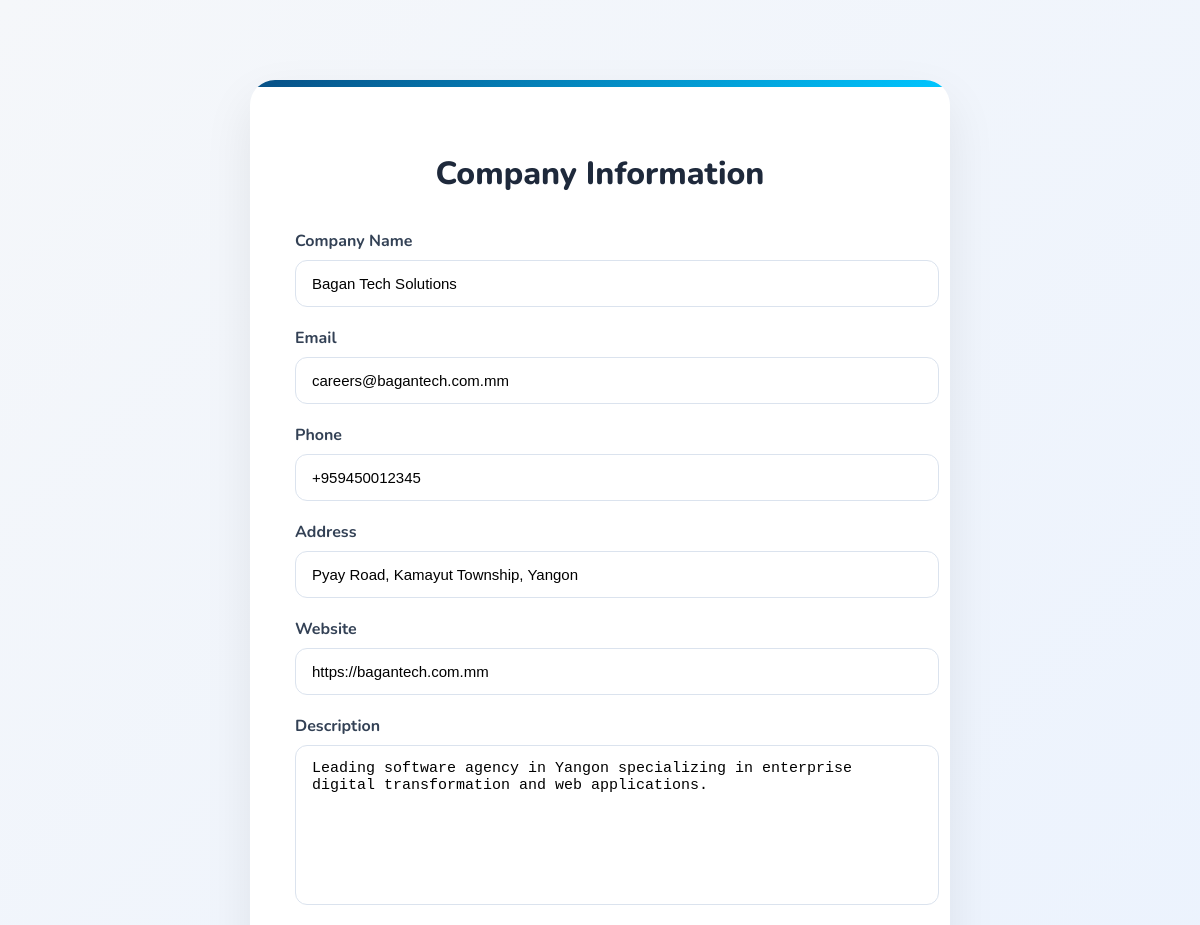
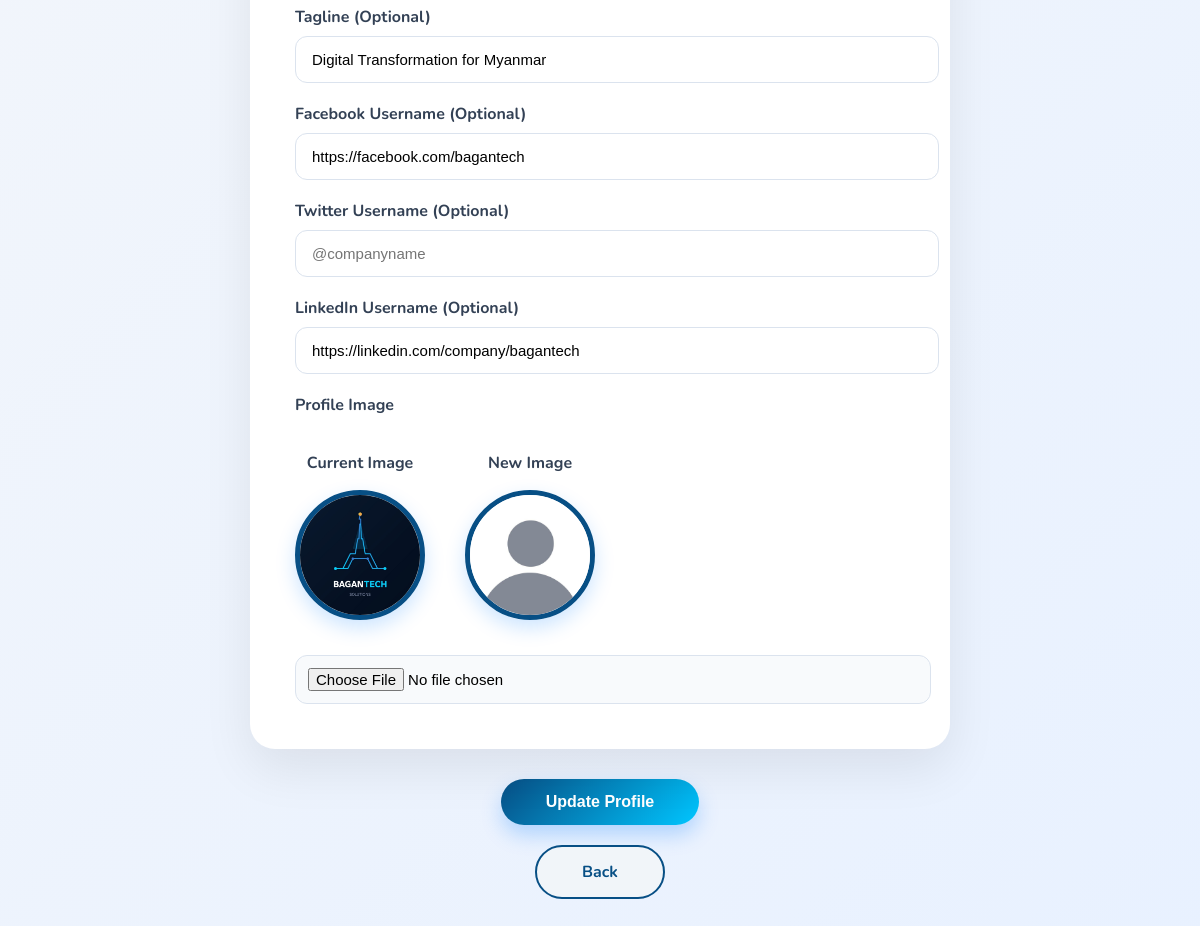
The page /editcompanyprofile/5/ on the database its author committed (2 pictures, top to bottom).
### myapp/models.py (models this page shows, shortened)
class Company(models.Model):
    company_name = models.CharField(max_length=200)
    email = models.EmailField(unique=True)
    password = models.CharField(max_length=255)
    EMAIL_PROVIDER = [
        ('gmail', 'Gmail'),
        ('outlook', 'Outlook'),
        ('custom', 'Custom'),
    ]
    email_provider = models.CharField(
        max_length=20,
        choices=EMAIL_PROVIDER,
        default='gmail'
    )
    email_app_password = models.CharField(
    max_length=255,
    blank=True,
    null=True
)
    smtp_host = models.CharField(
        max_length=255,
        blank=True,
        null=True
    )
    smtp_port = models.IntegerField(
        default=587
    )
    phone = models.CharField(max_length=15)
    description = models.TextField()
    website = models.URLField(blank=True)
    address = models.TextField()
    profile_image = models.ImageField(upload_to='profile/', blank=True, null=True)
    tagline = models.CharField(max_length=255, blank=True, null=True)
    facebook = models.CharField(max_length=255, blank=True, null=True)
    twitter = models.CharField(max_length=255, blank=True, null=True)
    linkedin = models.CharField(max_length=255, blank=True, null=True)

### myapp/views.py (the view, shortened to what this page needs)
# urls.py: path('editcompanyprofile/<int:id>/', edit_company_profile, name='editcompanyprofile'),
def edit_company_profile(request, id):
    company = Company.objects.get(id=id)
    return render(
        request,
        'edit_company_profile.html',
        {
            'company': company,
        }
    )

### templates/edit_company_profile.html (shortened to what this page needs)
{% load static %}
<!DOCTYPE html>
<html lang="en">
<head>
    <link rel="stylesheet" href="{% static 'css/editcompanyprofile.css' %}">
</head>
<body>
    <form method="POST" enctype="multipart/form-data">
<div class="card">
<h2>Company Information</h2>
<label>Company Name</label>
<input type="text"
       name="company_name"
       value="{{ company.company_name }}"
       required>
<label>Email</label>
<input type="email"
        name="email"
       value="{{ company.email }}"
       required>
<label>Phone</label>
<input type="text"
       name="phone"
       value="{{ company.phone }}">
       <label>Address</label>
<input type="text"
       name="address"
       value="{{ company.address }}">
<label>Website</label>
<input type="text"
       name="website"
       value="{{ company.website }}">
<label>Description</label>
<textarea name="description">
{{ company.description }}
</textarea>
    <label>Tagline (Optional)</label>
    <input type="text"
           name="tagline"
           class="form-control"
           value="{{ company.tagline|default:'' }}"
           placeholder="e.g. Building better careers">
    <label>Facebook Username (Optional)</label>
    <input type="text"
           name="facebook"
           class="form-control"
           value="{{ company.facebook|default:'' }}"
           placeholder="companyname">
    <label>Twitter Username (Optional)</label>
    <input type="text"
           name="twitter"
           class="form-control"
           value="{{ company.twitter|default:'' }}"
           placeholder="@companyname">
    <label>LinkedIn Username (Optional)</label>
    <input type="text"
           name="linkedin"
           class="form-control"
           value="{{ company.linkedin|default:'' }}"
           placeholder="companyname">
<label>Profile Image</label>
<div class="image-preview-container">
    {% if company.profile_image %}
    <div>
        <p>Current Image</p>
        <img src="{{ company.profile_image.url }}"
             class="preview-img">
    </div>
    {% endif %}
    <div>
        <p>New Image</p>
        <img id="new-image-preview"
             src="{% static 'images/default-profile.jpg' %}"
             class="preview-img">
    </div>
</div>
<input type="file"
       name="profile_image"
       id="profile-image-input"
       accept="image/*">
</div>
<button type="submit" class="profile-btn">
    Update Profile
</button>
<a href="{% url 'companyprofile' company.id %}" class="back-btn">
    Back
</a>
</form>
</body>
</html>

### static/css/editcompanyprofile.css (style rules this page uses)
body { background: linear-gradient(135deg,#f5f7fa,#e8f1ff); font-family: Nunito, sans-serif; }
form { max-width:700px; margin:80px auto; }
.card { background:white; padding:45px; border-radius:25px; box-shadow: 0 20px 50px rgba(0,0,0,.08); position:relative; overflow: hidden; }
.card::before { content:""; position:absolute; top:0; left:0; width:100%; height:7px; background:linear-gradient(135deg,#074f85,#00c6ff); }
.card h2 { text-align:center; font-size:32px; font-weight:800; color:#1e293b; margin-bottom:35px; }
label { display:block; font-weight:700; color:#334155; margin-top:20px; margin-bottom:8px; }
input, textarea { width:100%; padding:14px 16px; border-radius:12px; border:1px solid #dbe3ee; font-size:15px; outline:none; transition:.3s; }
textarea { height:130px; resize:none; }
img { display:block; margin:15px 0; border-radius:50%; object-fit:cover; border:5px solid #074f85; box-shadow: 0 8px 20px rgba(0,123,255,.2); }
input[type="file"] { background:#f8fafc; padding:12px; }
.profile-btn { display:block; margin:30px auto 0; padding:14px 45px; border:none; border-radius:50px; background:linear-gradient(135deg,#074f85,#00c6ff); color:white; font-size:16px; font-weight:700; cursor:pointer; text-decoration:none; box-shadow: 0 10px 20px rgba(0,123,255,.25); transition:.3s; }
.image-preview-container { display:flex; gap:40px; align-items:center; margin:20px 0; }
.image-preview-container div { text-align:center; }
.image-preview-container p { font-weight:700; color:#334155; }
.preview-img { width:120px; height:120px; object-fit:cover; border-radius:50%; border:5px solid #074f85; box-shadow: 0 8px 20px rgba(0,123,255,.2); }
.back-btn { display:block; width:fit-content; margin:20px auto 0; padding:14px 45px; border-radius:50px; background:#f1f5f9; color:#074f85; font-size:16px; font-weight:700; text-decoration:none; border:2px solid #074f85; transition:.3s; }

### rows shown on the page
Company: company_name "Bagan Tech Solutions", email "careers@bagantech.com.mm", phone "+959450012345", address "Pyay Road, Kamayut Township, Yangon", website "https://bagantech.com.mm", description "Leading software agency in Yangon specializing in enterprise digital transformation and web applications.", tagline "Digital Transformation for Myanmar", facebook "https://facebook.com/bagantech", linkedin "https://linkedin.com/company/bagantech", profile_image (picture)
